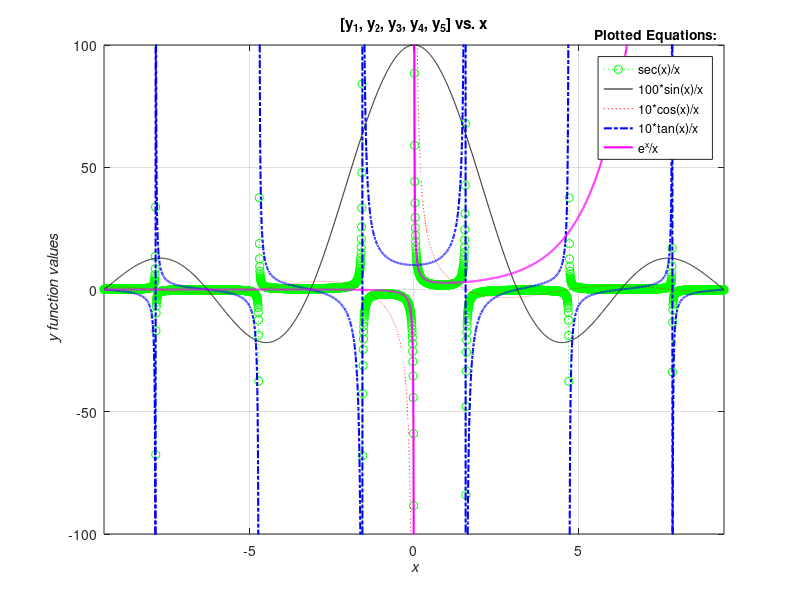

MATLAB code for this plot:
%% Plot_EX11.m 
close all
x = linspace(-3*pi, 3*pi, 3333);
y=[sec(x)./x; 100*sin(x)./x;10*cos(x)./x;10*tan(x)./x; exp(x)./(x);]; 
plot( x, y(1,:), 'g:o'); hold on
plot(x, y(2,:),'k-', x, y(3,:), 'r:', x, y(4,:),'b-.', 'LineWidth',1.5)
plot(x, y(5,:),'m-','LineWidth',1.5)
title('[y_1, y_2, y_3, y_4, y_5] vs. x')
xlabel('\it x'); ylabel('\it y function values') 
LEG =legend('sec(x)/x', '100*sin(x)/x ','10*cos(x)/x','10*tan(x)/x', 'e^x/x');
title(LEG, 'Plotted Equations:')
axis([-3*pi, 3*pi, -100, 100]); hold off; grid on
shg % Show a plot figure
